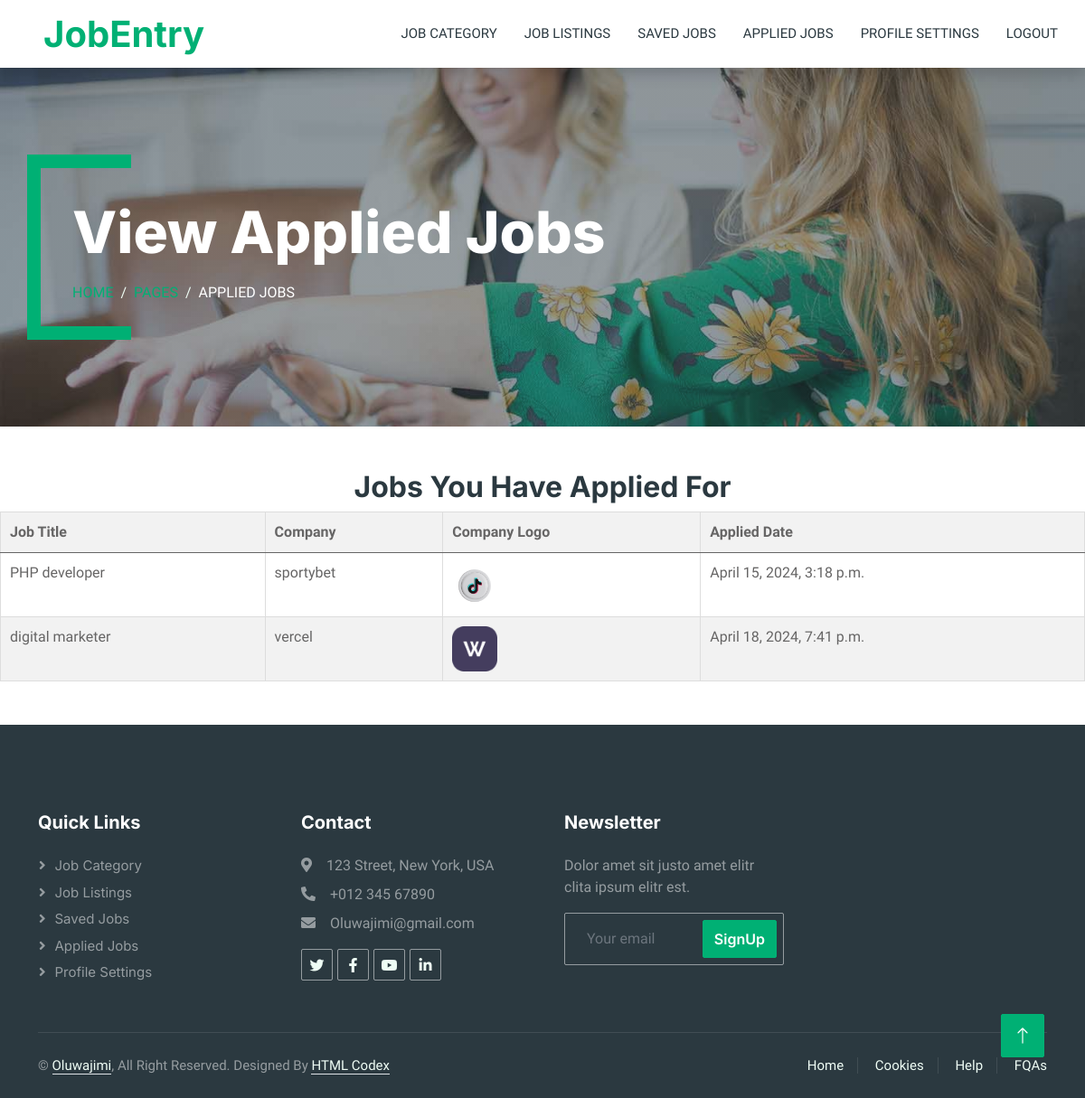
The page /jobs/view-applied-jobs/ (signed in) on the database its author committed.
### jobs/models.py (models this page shows, shortened)
class JobApplication(models.Model):
    job = models.ForeignKey('Job', on_delete=models.CASCADE)
    user = models.ForeignKey(User, on_delete=models.CASCADE)
    name = models.CharField(max_length=100)
    email = models.EmailField()
    portfolio_website = models.URLField(blank=True, null=True)
    cover_letter = models.TextField()
    resume = models.FileField(upload_to='resumes/')
    applied_date = models.DateTimeField(auto_now_add=True)

class Job(models.Model):
    JOB_TYPE_CHOICES = [
        ('Onsite', 'Onsite'),
        ('Remote', 'Remote'),
        ('Hybrid', 'Hybrid'),
        ('Part-time', 'Part-time'),
        ('Full-time', 'Full-time'),
        ('Internship', 'Internship'),
    ]
    CATEGORY_CHOICES = [
        ('Marketing', 'Marketing'),
        ('Customer Service', 'Customer Service'),
        ('Human Resource', 'Human Resource'),
        ('Project Management', 'Project Management'),
        ('Software Development', 'Software Development'),
        ('Sales & Communication', 'Sales & Communication'),
        ('Teaching & Education', 'Teaching & Education'),
        ('Design & Creative', 'Design & Creative'),
    ]
    company_logo = models.ImageField(upload_to='company_logos/')
    company_name = models.CharField(max_length=100,default='Unknown')
    job_title = models.CharField(max_length=100)
    job_description = models.TextField()
    job_type = models.CharField(max_length=50, choices=JOB_TYPE_CHOICES)
    salary_range = models.CharField(max_length=100)
    application_deadline = models.DateField()
    responsibility = models.TextField()
    qualifications = models.TextField()
    company_details = models.TextField()
    location = models.CharField(max_length=100, default='Unknown')  # New field for location
    posted_by = models.ForeignKey(settings.AUTH_USER_MODEL, on_delete=models.CASCADE)
    posted_date = models.DateTimeField(auto_now_add=True)  # Added field for date
    category = models.CharField(max_length=50, choices=CATEGORY_CHOICES)  # Added field for category
    saved_by = models.ManyToManyField(User, related_name='saved_jobs', blank=True)

### jobs/views.py (the view)
# urls.py: path('view-applied-jobs/', views.applied_jobs, name='view_applied_jobs'),
def applied_jobs(request):
    if request.user.is_authenticated:
        user = request.user
        applied_jobs = JobApplication.objects.filter(user=user)
        context = {
            'applied_jobs': applied_jobs
        }
        return render(request, 'job/applied_jobs.html', context)
    else:
        return render(request, 'registration/login.html')  # Assuming you have a login template

### templates/job/applied_jobs.html (shortened to what this page needs)
{%extends 'sitepages/base3.html' %}
{%load static%}
{%block homepage_content%}
<div class="container-xxl py-5 bg-dark page-header mb-5">
    <div class="container my-5 pt-5 pb-4">
        <h1 class="display-3 text-white mb-3 animated slideInDown">View Applied Jobs</h1>
        <nav aria-label="breadcrumb">
            <ol class="breadcrumb text-uppercase">
                <li class="breadcrumb-item"><a href="#">Home</a></li>
                <li class="breadcrumb-item"><a href="#">Pages</a></li>
                <li class="breadcrumb-item text-white active" aria-current="page">Applied Jobs</li>
            </ol>
        </nav>
    </div>
</div>
<h2>Jobs You Have Applied For</h2>
{% if applied_jobs %}
<table class="table">
    <thead>
        <tr>
            <th scope="col">Job Title</th>
            <th scope="col">Company</th>
            <th scope="col">Company Logo</th>
            <th scope="col">Applied Date</th>
        </tr>
    </thead>
    <tbody>
        {% for job_application in applied_jobs %}
        <tr>
            <td>{{ job_application.job.job_title }}</td>
            <td>{{ job_application.job.company_name }}</td>
            <td><img src="{{ job_application.job.company_logo.url }}" alt="{{ job_application.job.company_name }}" class="company-logo"></td>
            <td>{{ job_application.applied_date }}</td>
        </tr>
        {% endfor %}
    </tbody>
</table>
{% else %}
<p class="empty-message">You haven't applied for any jobs yet.</p>
{% endif %}
{%endblock%}

### static/css/style.css (style rules this page uses)
:root { --primary: #00B074; --secondary: #2B9BFF; --light: #EFFDF5; --dark: #2B3940; }
.header-carousel .container, .page-header .container { position: relative; padding: 45px 0 45px 35px; border-left: 15px solid var(--primary); }
.header-carousel .container::before, .header-carousel .container::after, .page-header .container::before, .page-header .container::after { position: absolute; content: ""; top: 0; left: 0; width: 100px; height: 15px; background: var(--primary); }
.header-carousel .container::after, .page-header .container::after { top: 100%; margin-top: -15px; }
.page-header { background: linear-gradient(rgba(43, 57, 64, .5), rgba(43, 57, 64, .5)), url(../img/carousel-1.jpg) center center no-repeat; background-size: cover; }
.breadcrumb-item + .breadcrumb-item::before { color: var(--light); }

### templates/job/applied_jobs.html (style rules this page uses)
table { width: 80%; border-collapse: collapse; margin: 0 auto; }
th, td { border: 1px solid #ddd; padding: 8px; text-align: left; }
th { background-color: #f2f2f2; }
tr:nth-child(even) { background-color: #f2f2f2; }
.table { width: 100%; border-collapse: collapse; border-spacing: 0; margin-bottom: 20px; }
.table th { font-weight: bold; text-align: left; background-color: #f2f2f2; padding: 10px; }
.table td { padding: 10px; border-bottom: 1px solid #ddd; }
.company-logo { max-width: 100px; max-height: 50px; }
h2 { text-align: center; }

### rows shown on the page
JobApplication: job.job_title "PHP developer", job.company_name "sportybet", job.company_logo (picture), applied_date "April 15, 2024, 3:18 p.m."
JobApplication: job.job_title "digital marketer", job.company_name "vercel", job.company_logo (picture), applied_date "April 18, 2024, 7:41 p.m."
